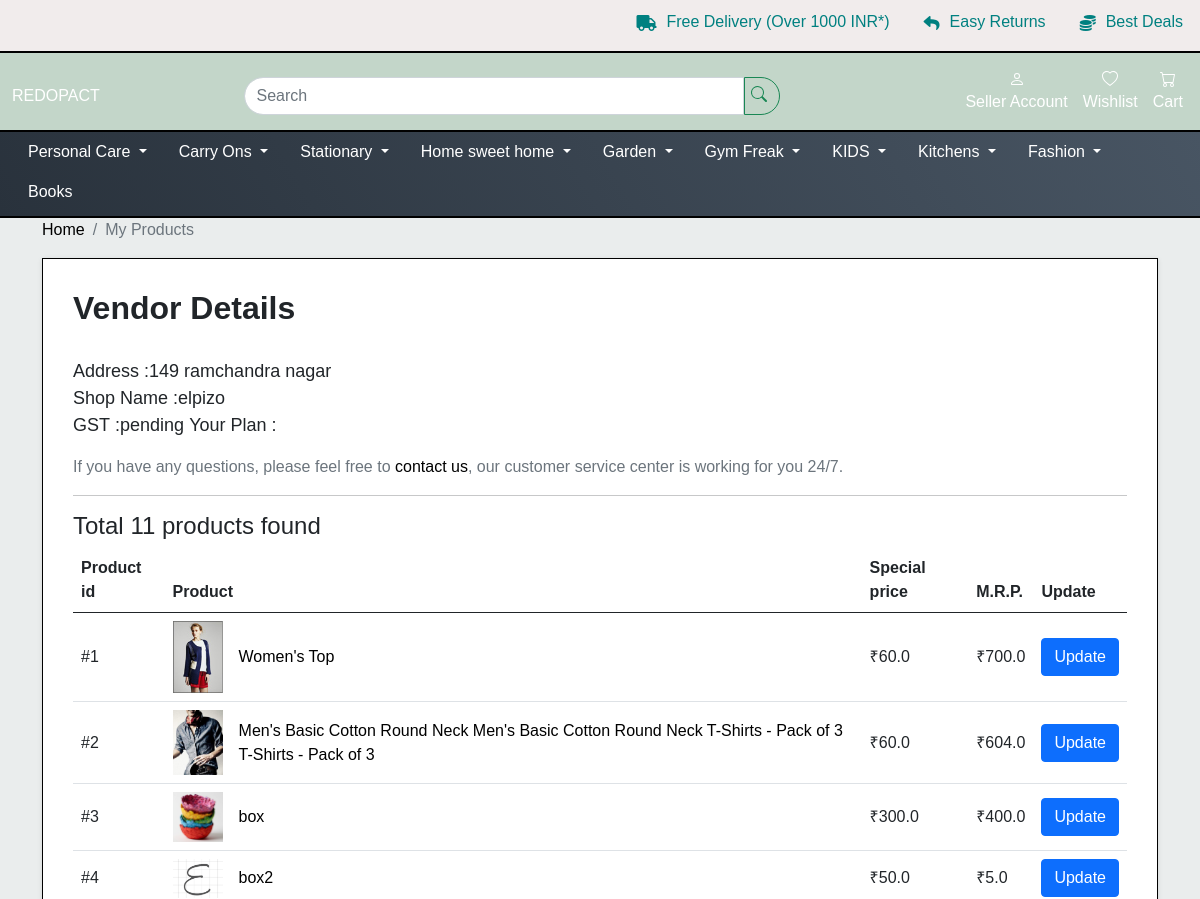
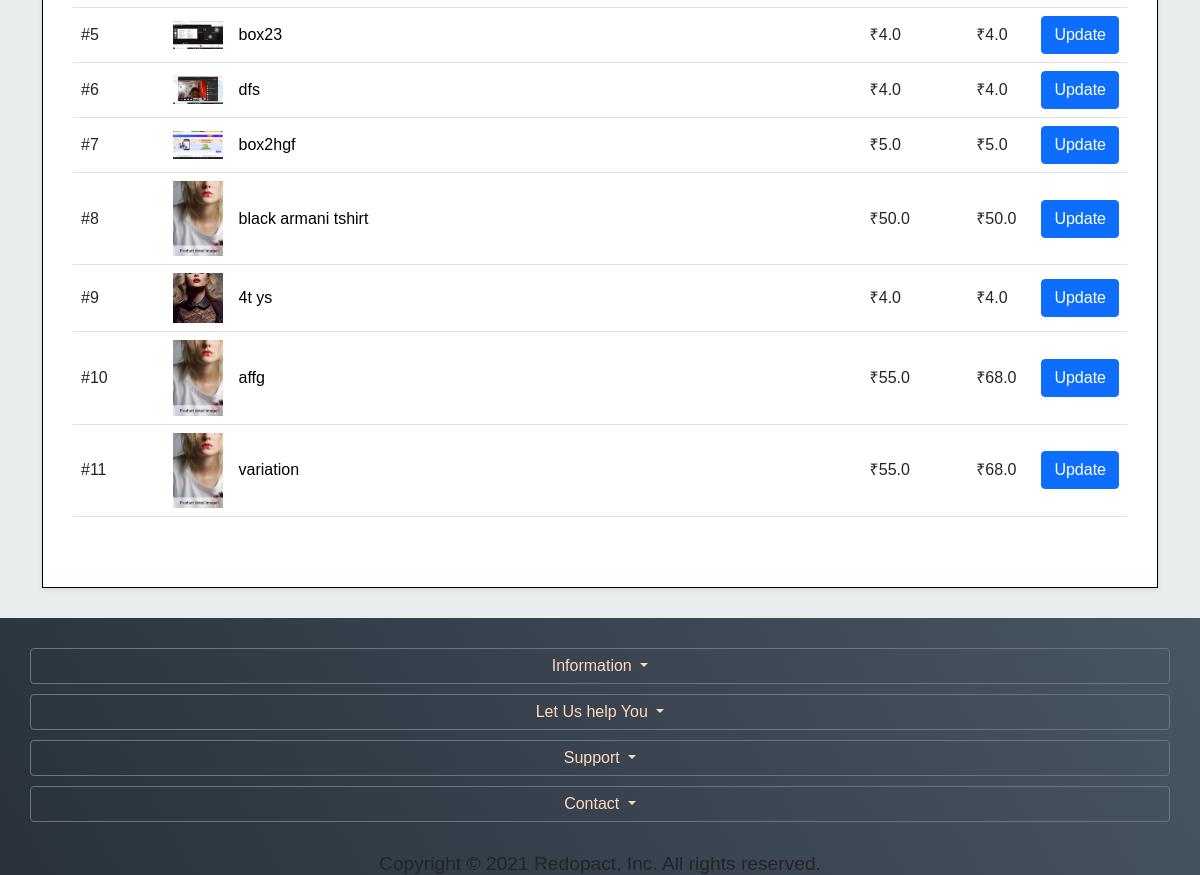
/viewmyproducts/ (signed in), run on the app's committed database (2 pictures, top to bottom).
### account/models.py (models this page shows)
class VendorAccount(models.Model):
    vendor = models.OneToOneField(Account, default=None, on_delete=models.CASCADE, primary_key=True, )
    email = models.EmailField(verbose_name="email", max_length=100)
    shop_number = models.IntegerField(null=True, blank=True)
    shop_name = models.CharField(max_length=150)
    shop_add = models.CharField(max_length=200)
    city = models.CharField(max_length=30)
    state = models.CharField(max_length=20)
    gst = models.CharField(max_length=30 ,null=True, blank=True)
    vat = models.CharField(max_length=30, null=True, blank=True)
    aadhaar_card = models.CharField(max_length=30, null=True, blank=True)
    pan = models.CharField(max_length=30, null=True, blank=True)
    pan_image = models.ImageField(upload_to=get_uplaod_file_name, null=True, blank=True, )
    aadhaar_image = models.ImageField(upload_to=get_uplaod_file_name, null=True, blank=True, )
    facebook_link = models.CharField(max_length=200, null=True, blank=True)
    instagram_link = models.CharField(max_length=200, null=True, blank=True)
    twitter_link = models.CharField(max_length=200, null=True, blank=True)
    linkedin_link = models.CharField(max_length=200, null=True, blank=True)
    youtube_link = models.CharField(max_length=200, null=True, blank=True)
    pickup_address = models.CharField(max_length=200, null=True, blank=True)
    bank_account_number=models.IntegerField(null=True, blank=True)
    bank_ifsc_code = models.IntegerField(null=True, blank=True)
    bank_name = models.CharField(max_length=50, null=True, blank=True)
    bank_account_holder_name = models.CharField(max_length=100, null=True, blank=True)
    is_verified = models.BooleanField(default=False)
    is_active = models.BooleanField(default=True)
    logo = models.ImageField(upload_to=get_uplaod_file_name, null=True, blank=True, )
    def __str__(self):
        return self.shop_name

### shop/models.py (models this page shows)
class Product(models.Model):
    vendor = models.ForeignKey(VendorAccount, on_delete=models.CASCADE)
    name = models.CharField(max_length=150)
    category2 = models.ForeignKey(Category, on_delete=models.CASCADE, null=True, blank=True)
    subcategory1 = models.ForeignKey(SubCategory1, on_delete=models.CASCADE, null=True, blank=True)
    subcategory2 = models.ForeignKey(SubCategory2, on_delete=models.CASCADE, null=True, blank=True)
    size = models.CharField(max_length=50, null=True, blank=True)
    product_for = models.CharField(max_length=7, choices=PRODUCTFOR_CHOICES, default='general')
    brand = models.CharField(max_length=50, null=True)
    tags = models.CharField(max_length=500, null=True, blank=True, default="blanktag")
    material = models.CharField(max_length=50, null=True, blank=True, default="")
    slug = models.SlugField(max_length=170, unique=True)
    sku = models.CharField(max_length=50, null=True,blank=True,unique=True)
    in_stock = models.BooleanField(default=False)
    discount = models.IntegerField(null=True, blank=True)
    stock = models.IntegerField(null=True, blank=True)
    mrp = models.FloatField(default=60.00, null=True, blank=True)
    special_price = models.FloatField(null=True,blank=True)
    our_price = models.FloatField(null=True,blank=True)
    description = RichTextField(null=True, blank=True, )
    short_description = RichTextField(null=True, blank=True, )
    weight = models.FloatField(default=0.00, null=True)
    length= models.FloatField(default=0.00, null=True)
    width = models.FloatField(default=0.00, null=True)
    height = models.FloatField(default=0.00, null=True)
    pub_date = models.DateField(null=True, blank=True, )
    is_recycled = models.BooleanField(default=False)
    is_upcycled = models.BooleanField(default=False)
    is_ecofriendly = models.BooleanField(default=False)
    has_variation = models.BooleanField(default=False)
    image = models.ImageField(upload_to=get_uplaod_file_name,  null=True, blank=True,)
    image2 = models.ImageField(upload_to=get_uplaod_file_name, null=True, blank=True, )
    image3 = models.ImageField(upload_to=get_uplaod_file_name, null=True, blank=True, )
    def __str__(self):
        return self.name

### shop/views.py (the view)
# urls.py: path('viewmyproducts/', views.viewmyproducts, name='viewmyproducts'),
@login_required(login_url="../login")
def viewmyproducts(request):
    if request.user.is_Vendor == True:
        vendor = getvendor(email=request.user.email)
        products = Product.objects.filter(vendor=vendor)
        params = {'products': products, 'vendor': vendor}
        print(params)
        print(vendor)
        return render(request, 'shop/myproduct.html', params)
    else:
        return render(request, "shop/unauthorized.html")

### shop/views.py (called while the page is built)
def getvendor(email):
    vendor = VendorAccount.objects.get(email=email)
    return vendor

### shop/templates/shop/myproduct.html (shortened to what this page needs)
{% extends 'general/base.html' %}
{%load static%}
{% block head%}
    <link rel="stylesheet" href="{%static 'shop/css/styles_navbar_Responsive.css'%}">
    <link rel="stylesheet" href="https://unpkg.com/flickity@2/dist/flickity.min.css">
    <link rel="stylesheet" href="{%static 'shop/css/myproducts.css'%}">
{% endblock %}
{% block body%}
    <div id="all">
      <div id="content">
        <div class="container">
          <div class="row">
            <div class="col-lg-12">
              <nav aria-label="breadcrumb">
                <ol class="breadcrumb">
                  <li class="breadcrumb-item"><a href="../">Home</a></li>
                  <li aria-current="page" class="breadcrumb-item active">My Products</li>
                </ol>
              </nav>
            </div>
            <div id="customer-order" class="col-lg-12">
              <div class="box">
                <h1>Vendor Details</h1>
                <p class="lead">
                  <b>Address</b> :{{vendor.shop_add}} <br>
                  <b>Shop Name</b> :{{vendor.shop_name}} <br>
                  <b>GST</b> :{{vendor.gst}}           <b>Your Plan</b> :{{vendor.plan}}</p>
                <p class="text-muted">If you have any questions, please feel free to <a href="../contactus">contact us</a>, our customer service center is working for you 24/7.</p>
                <hr>
                <h4>Total {{products|length}} products found </h4>
                <div class="table-responsive mb-4">
                  <table class="table">
                    <thead>
                      <tr>
                        <th>Product id</th>
                        <th colspan="2">Product</th>
                        <th>Special price</th>
                        <th>M.R.P.</th>
                        <th>Update</th>
                      </tr>
                    </thead>
                    <tbody>
                    {%for product in products%}
                      <tr>
                        <td>#{{product.id}}</td>
                        <td><a href="../updateproduct/{{product.id}}"><img src="/media/{{product.image}}" alt="{{product.name}}"></a></td>
                        <td><a href="../updateproduct/{{product.id}}">{{product.name}}</a></td>
                        <td>₹{{product.special_price}}</td>
                        <td>₹{{product.mrp}}</td>
                        <td><a href="../updateproduct/{{product.id}}" class="btn btn-primary">Update</a></td>
                      </tr>
                    {%endfor%}
                    </tbody>
                  </table>
                </div>
              </div>
            </div>
          </div>
        </div>
      </div>
    </div>
{% endblock %}

### general/static/general/css/style.css (style rules this page uses)
* { padding: 0; margin: 0; box-sizing: border-box; }
body { height: 100vh; font-family:'Franklin Gothic Medium', 'Arial Narrow', Arial, sans-serif; background-color:#eaeded; }
img { height: 100%; width: 100%; object-fit: cover; }
h1 { margin-bottom: 30px; font-weight: 700; font-size:xx-large; }

### shop/static/shop/css/myproducts.css (style rules this page uses)
#content #checkout .table tbody tr td, #content #basket .table tbody tr td, #content #customer-order .table tbody tr td { vertical-align: middle; }
#content #checkout .table tbody tr td img, #content #basket .table tbody tr td img, #content #customer-order .table tbody tr td img { width: 50px; height: auto; }
.lead { font-size: 1.125rem; font-weight: 300; }
.box { background: #ffffff; background-repeat: no-repeat; background-size: cover; margin: 0 0 30px; border: solid 1px black; padding: 30px; -webkit-box-shadow: 0 1px 5px rgba(0, 0, 0, 0.1); box-shadow: 0 1px 5px rgba(0, 0, 0, 0.1); }

### data on the page
VendorAccount: shop_add "149 ramchandra nagar", shop_name "elpizo", gst "pending"
Product: id "1", image (picture), name "Women's Top", special_price "60.0", mrp "700.0"
Product: id "2", image (picture), name "Men's Basic Cotton Round Neck Men's Basic Cotton Round Neck T-Shirts - Pack of 3 T-Shirts - Pack of 3", special_price "60.0", mrp "604.0"
Product: id "3", image (picture), name "box", special_price "300.0", mrp "400.0"
Product: id "4", image (picture), name "box2", special_price "50.0", mrp "5.0"
Product: id "5", image (picture), name "box23", special_price "4.0", mrp "4.0"
Product: id "6", image (picture), name "dfs", special_price "4.0", mrp "4.0"
Product: id "7", image (picture), name "box2hgf", special_price "5.0", mrp "5.0"
Product: id "8", image (picture), name "black armani tshirt", special_price "50.0", mrp "50.0"
Product: id "9", image (picture), name "4t ys", special_price "4.0", mrp "4.0"
Product: id "10", image (picture), name "affg", special_price "55.0", mrp "68.0"
Product: id "11", image (picture), name "variation", special_price "55.0", mrp "68.0"

### other printed values
{{ products|length }} "11"
